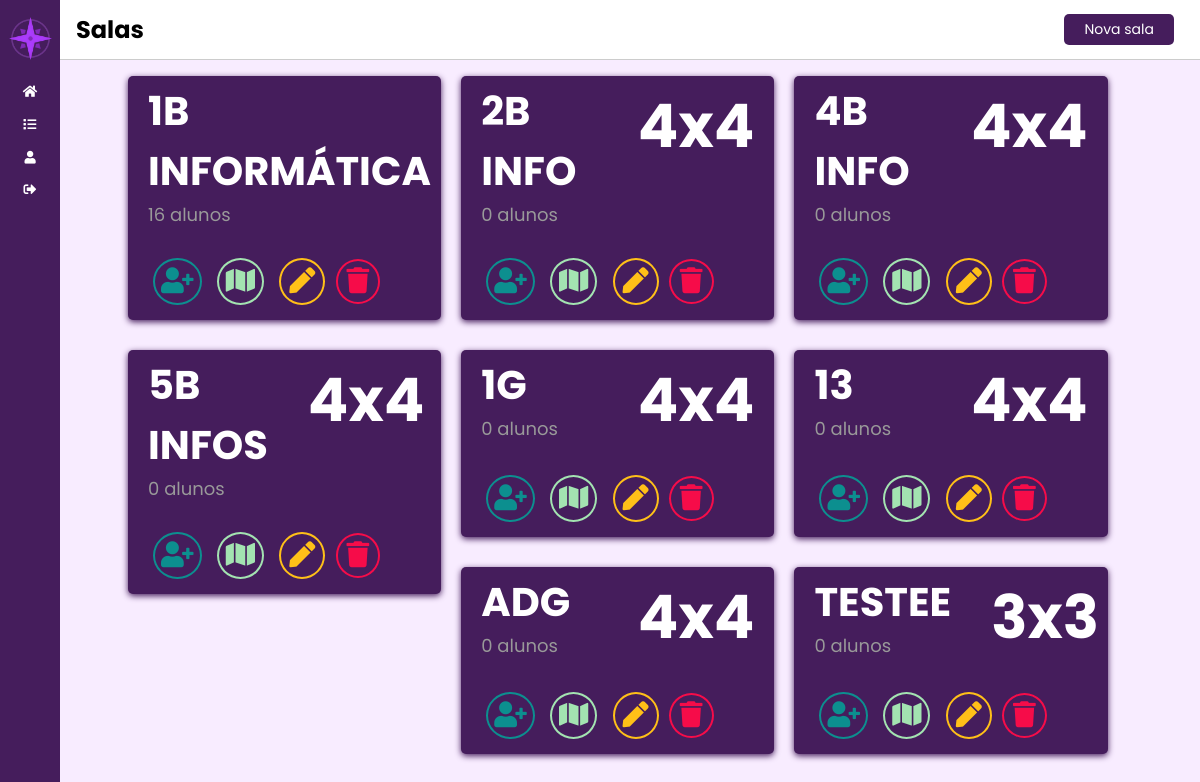
Page /lib/screens/class/class.php (signed in) on the committed database.
### tables this page shows
CREATE TABLE `classRoom` (
  `id` int(11) NOT NULL,
  `class` varchar(80) NOT NULL,
  `chairLength` int(11) NOT NULL,
  `chairWidth` int(11) NOT NULL,
  `classSize` int(11) NOT NULL,
  `colorHex` varchar(7) NOT NULL,
  `userFK` int(11) NOT NULL
);

### lib/repository/student_repository.php (called while the page is built, shortened)
<?php
class Student{
    public function toStringStudent($classStudentFK){
        global $pdo;
        $sql = $pdo-> prepare("SELECT * FROM students WHERE classStudentFK = :classStudentFK");
        $sql -> bindValue('classStudentFK', $classStudentFK);
        $sql -> execute();
        return $sql;
    }
}
?>

### lib/screens/class/class.php (the view, shortened to what this page needs)
<?php
include '../menu/menu.php';
include '../../repository/student_repository.php';
$u = new Student();
?>
<head>
    <link rel="stylesheet" type="text/css" href="../components/style_class.css">
    <link rel="stylesheet" href="https://use.fontawesome.com/releases/v5.15.4/css/all.css">
</head>
    <div class="main-content">
    <header>
        <div class="search-wrapper title">
            <h2 style="font-size: 24px;">Salas</h2>
        </div>
        <a class="button-action redirect" href='../forms/classRoom_form.php'>Nova sala</a>
    </header>
<main>
        <div class="container">
            <div class="row">
                <?php
                global $pdo;
                $userFK = $_SESSION['id_userLogged'];
                $sql = $pdo->prepare("SELECT * FROM classRoom WHERE userFK = :userFK");
                $sql->bindValue('userFK', $userFK);
                $sql->execute();
                if ($sql->rowCount() > 0) {
                    while ($row = $sql->fetch(PDO::FETCH_ASSOC)) {
                        $sqla = $u -> toStringStudent($row['id']);
                $countStudents = $sqla -> rowCount();
                        echo "
            <a href='students_table.php?id_classRoom=".$row['id']."'>
            <div class='sala'>
            <div class='card bg-c-blue order-card' style='background-color: #451d5c; box-shadow: 0px 2px 6px #451d5c;'>
                <div class='card-room' style='padding: 5px 0 15px 0;'>
                    <div style='display: flex; justify-content: space-between;' >
                    <div style='display: block;'>
                    <h1 style='padding: 0 20px; font-size: 40px; color: white;'  title='" . $row['class'] . "'>" . $row['class'] . "</h1>
                    <p style='padding: 0 20px; font-size: 18px; font-weight: normal; color: #999;'  title='" . $row['class'] . "'>". $countStudents . " alunos</p>
                    </div>
                    <div >
                        <h1 style='padding: 0px 20px; font-size: 60px; color: white;'  title='" . $row['class'] . "'>" . $row['chairWidth'] . "x" . $row['chairLength'] . "</h1>
                    </div>
                    </div>
                    <div style='padding: 30px 20px 0 20px;'>
                    <a class='button-card' href='../forms/student_form.php?id_classRoom=" . $row['id'] . "'>
                    <div class='tooltip' style='padding: 7px 6px; border: 2px solid #0c8f8f; font-size: 15px;'>
                        <div class='item-action'><i class='fas fa-user-plus' style='color: #0c8f8f;'></i></div>
                    </div>
                    </a>
                    <a class='button-card' href='../map/map_screen.php?id_classRoom=".$row['id']."'>
                    <div class='tooltip' style='padding: 7px 7px; border: 2px solid #a3e3b1; font-size: 15px;'>
                        <div class='item-action'><i class='fas fa-map' style='color: #a3e3b1;'></i></div>
                    </div>
                    </a>
                    <a class='button-card' href='../forms/classRoom_update_form.php?id_classRoom=" . $row['id'] . "'>
                    <div class='tooltip' style='padding: 7px 8px; border: 2px solid #ffc018; font-size: 15px;'>
                        <div class='item-action'><i class='fas fa-pen' style='color: #ffc018;'></i></div>
                    </div>
                    </a>
                    <a href='../../models/classRoom_models.php?id_classRoom=" . $row['id'] . "'>
                    <div class='tooltip' style='padding: 6px 9px; border: 2px solid #f60c49; font-size: 15px;'>
                        <div class='item-action'><i class='fas fa-trash' style='color: #f60c49; '></i></div>
                    </div>
                    </a>
                    </div>
            </div>
            </div>
        </div>
        </a>";
                    }
                } else {
                    echo "<tr><td colspan='5'><center>Nenhuma sala cadastrada.</center></td></tr>";
                }
                ?>
            </div>
        </div>
            </main>
    </div>
</body>

### lib/screens/class/class.php (style rules this page uses)
.tooltip { border-radius: 50%; margin-right: 6px; }
.button-action { border: none; color: #fff; font-size: 14px; padding: 5px 20px; border-radius: 5px; margin-right: 10px; }
.redirect { background-color: #451d5c; }

### rows in the picture
classroom: class "1B INFORMÁTICA", countStudents "16"
classroom: class "2B INFO", countStudents "0", chairWidth "4", chairLength "4"
classroom: class "4B INFO", countStudents "0", chairWidth "4", chairLength "4"
classroom: class "5B INFOS", countStudents "0", chairWidth "4", chairLength "4"
classroom: class "1G", countStudents "0", chairWidth "4", chairLength "4"
classroom: class "13", countStudents "0", chairWidth "4", chairLength "4"
classroom: class "ADG", countStudents "0", chairWidth "4", chairLength "4"
classroom: class "TESTEE", countStudents "0", chairWidth "3", chairLength "3"
